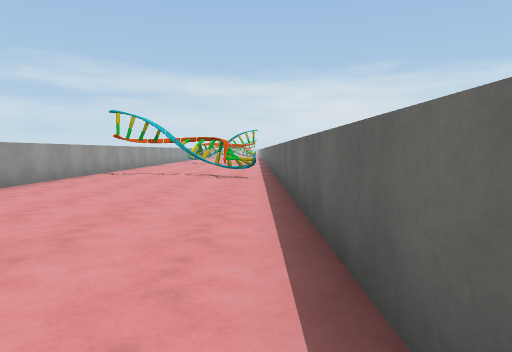
view 1 (above)

24 first-person views from a walk through a scene from a Unity 3-D project. The camera is 1.3 m above the floor, tilts 4° down and sees 70° across. The floor is counted in squares, 2 m on a side. Each view is taken from the middle of a square. On the plan, view 1 faces up. The plan holds only what a view shows up to about 11 squares ahead; the rest is blank. The place goes on beyond the plan. The player character is not drawn. Surface patterns are stand-ins for the level's own textures.

view 2
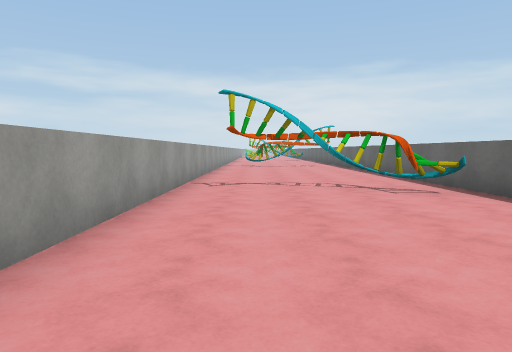

view 3
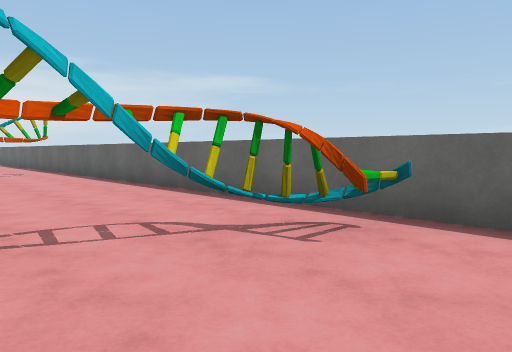

view 4
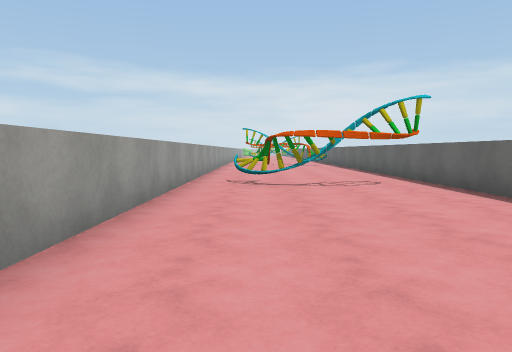

view 5
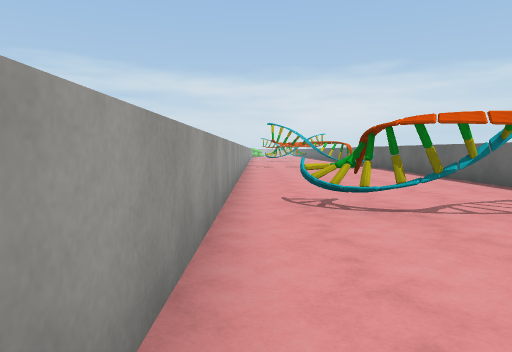

view 6
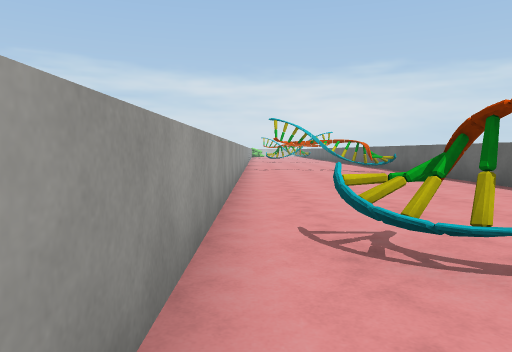

view 7
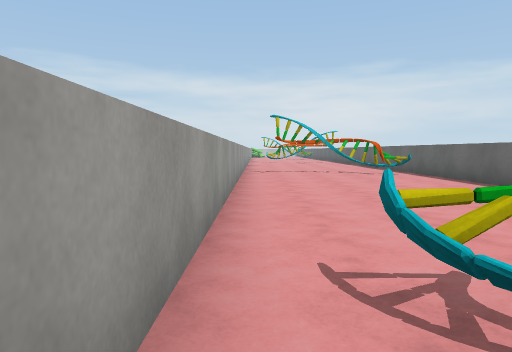

view 8
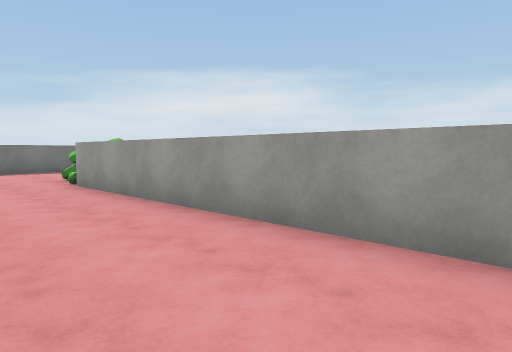

view 9
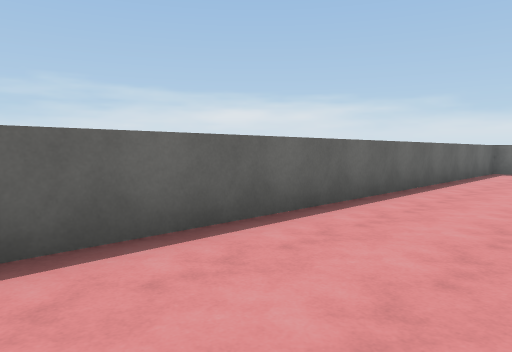

view 10
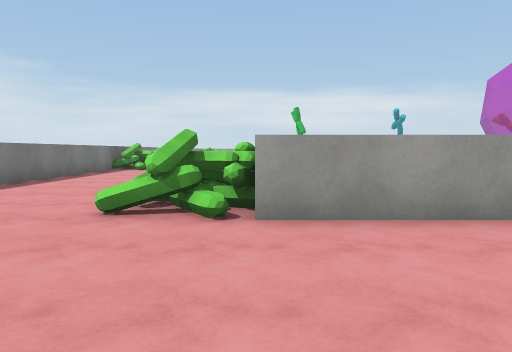

view 11
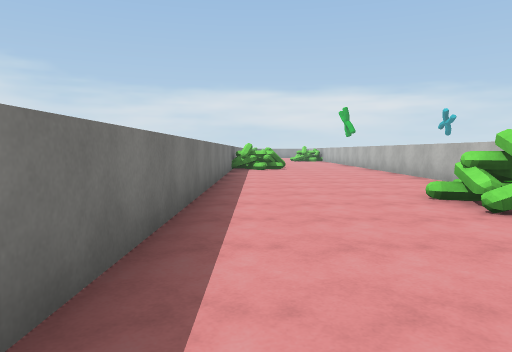

view 12
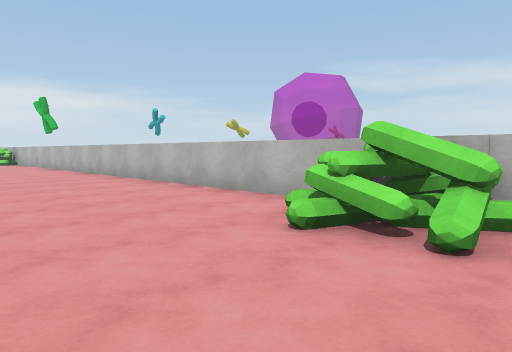

view 13
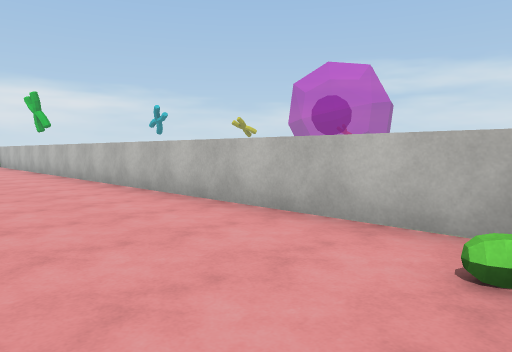

view 14
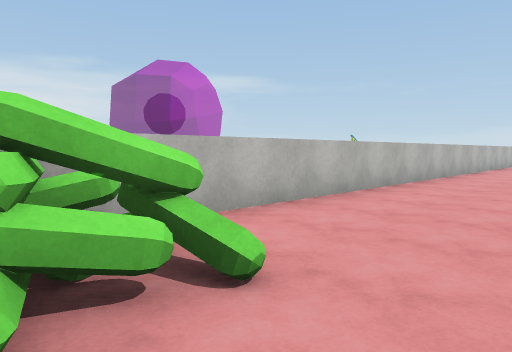

view 15
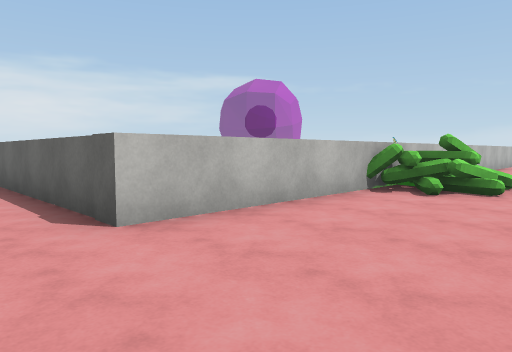

view 16
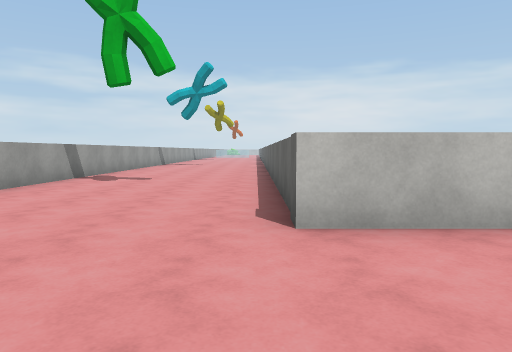

view 17
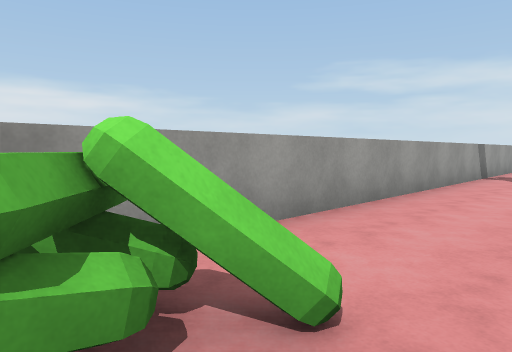

view 18
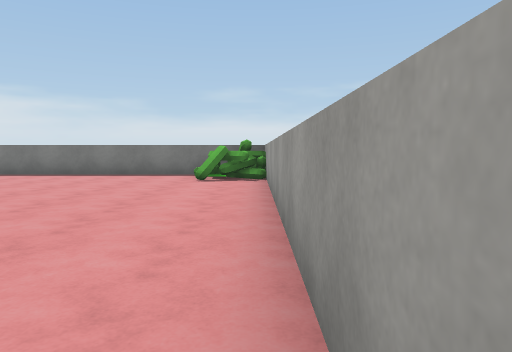

view 19
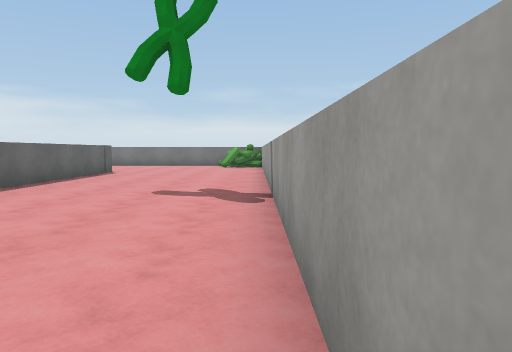

view 20
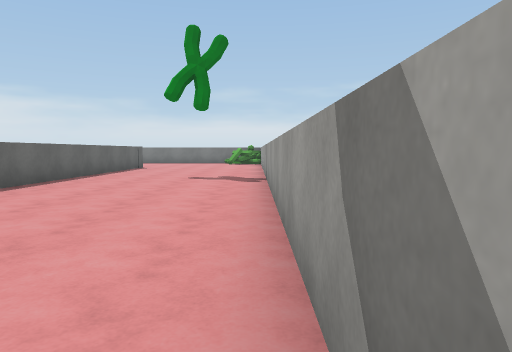

view 21
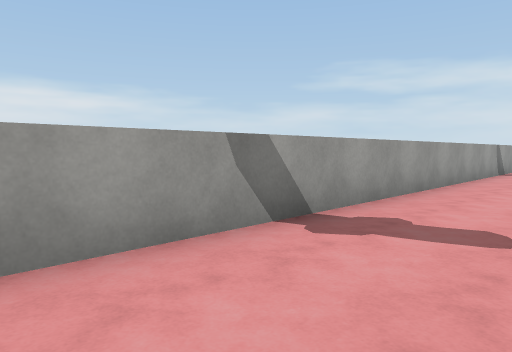

view 22
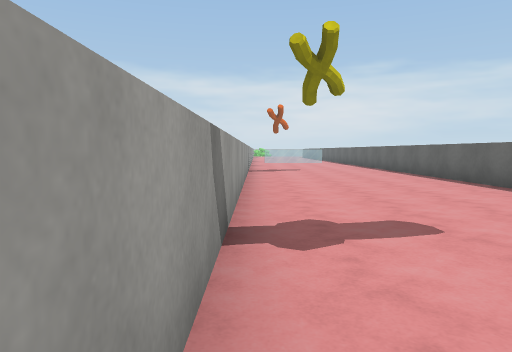

view 23
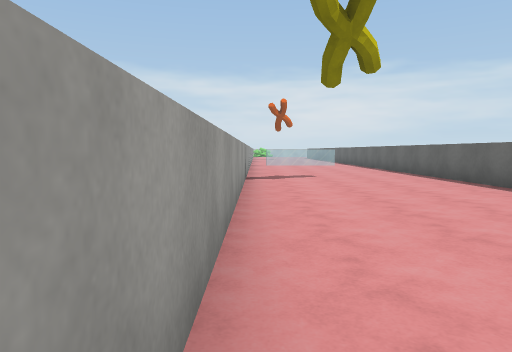

view 24
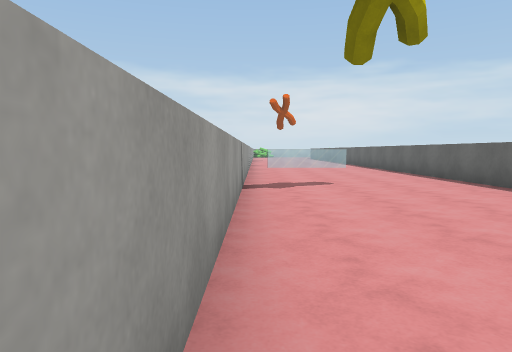

### Floor plan
Points are (right, up) in squares from view 1. A wall is a line through its corners. A room is listed if a view was taken in it or the views show most of it. See-through windows are left out.
Room 1 (views 1, 2, 3, 4, 5, 6, 7, 8, 9, 10, 11, 12, 13)
walls: (-5.5, -1) (-5.7, -1.4); (0, -4.8) (0.5, -4.8) (0.5, 24.5); (-12, -4.8) (-2.1, -4.8); (-4.4, 24.5) (-4.4, 0) (-12.4, 0)
low walls: (-5.2, -1.5) (-6.1, -1.2); (-5.7, -1.4) (-6.2, -1.2)
ways out: opening at (-13.5, -1.5) to room 2
objects: other object (-3, 17) to (-1, 18); other object (-2, 8) to (0, 9)
Room 2 (views 14, 15, 16, 17, 18, 19, 20, 21, 22, 23, 24)
walls: (-24.5, -0.8) (-24.2, -0.1); (-23.8, -0.3) (-24.4, -0.2); (-32, -2.8) (-31.9, -3.9); (-31.6, -3) (-32.6, -3.9); (-24, -1.1) (-24.5, 0.1); (-32.8, -3.1) (-32, -3.1); (-32.6, -3.2) (-31.9, -3.8); (-23.8, -1.6) (-24.2, -1.3); (-33, -3.7) (-32.1, -2.9); (-28.6, 17.1) (-28.6, 24.5); (-33.2, -4.8) (-26.1, -4.8); (-33.2, 24) (-33.2, -3.9) (-32.8, -3.9); (-12.4, 0) (-28.6, 0) (-28.6, 8)
low walls: (-32, -3.1) (-31.9, -3.6); (-33.1, -3.1) (-32.4, -3.7); (-23.9, -1.5) (-23.9, -1); (-23.6, -1.5) (-24.2, -1.4)
ways out: opening at (-13.5, -1.5) to room 1

Positions as (right, up) in squares from view 1, and headings:
1: (0, 0), facing up
2: (-3, 3), facing up
3: (-3, 7), facing up-right
4: (-3, 11), facing up
5: (-4, 14), facing up
6: (-4, 16), facing up
7: (-4, 17), facing up
8: (-2, 7), facing down-left
9: (-2, 7), facing down-right
10: (-1, 0), facing left
11: (-1, -4), facing left
12: (-4, -4), facing up-left
13: (-6, -3), facing up-left
14: (-24, -3), facing up-right
15: (-30, -3), facing up-right
16: (-29, -3), facing up
17: (-31, -4), facing up-left
18: (-33, 5), facing down
19: (-33, 11), facing down
20: (-33, 14), facing down
21: (-31, 11), facing up-left
22: (-33, 11), facing up
23: (-33, 14), facing up
24: (-33, 16), facing up
